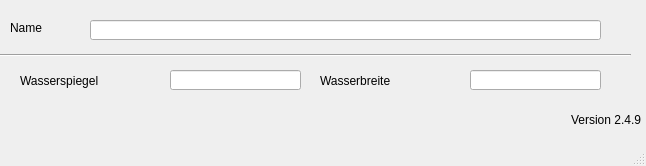
<?xml version="1.0" encoding="UTF-8"?>
<ui version="4.0">
 <class>MainWindow</class>
 <widget class="QMainWindow" name="MainWindow">
  <property name="geometry">
   <rect>
    <x>0</x>
    <y>0</y>
    <width>646</width>
    <height>166</height>
   </rect>
  </property>
  <property name="windowTitle">
   <string>MainWindow</string>
  </property>
  <widget class="QWidget" name="centralwidget">
   <widget class="QLabel" name="label">
    <property name="geometry">
     <rect>
      <x>10</x>
      <y>20</y>
      <width>46</width>
      <height>16</height>
     </rect>
    </property>
    <property name="text">
     <string>Name</string>
    </property>
   </widget>
   <widget class="QLabel" name="label_20">
    <property name="geometry">
     <rect>
      <x>20</x>
      <y>70</y>
      <width>121</width>
      <height>21</height>
     </rect>
    </property>
    <property name="text">
     <string>Wasserspiegel</string>
    </property>
   </widget>
   <widget class="Line" name="line">
    <property name="geometry">
     <rect>
      <x>0</x>
      <y>40</y>
      <width>631</width>
      <height>31</height>
     </rect>
    </property>
    <property name="orientation">
     <enum>Qt::Horizontal</enum>
    </property>
   </widget>
   <widget class="QLineEdit" name="profilnam">
    <property name="geometry">
     <rect>
      <x>90</x>
      <y>20</y>
      <width>511</width>
      <height>20</height>
     </rect>
    </property>
   </widget>
   <widget class="QLineEdit" name="wspiegel">
    <property name="geometry">
     <rect>
      <x>170</x>
      <y>70</y>
      <width>131</width>
      <height>20</height>
     </rect>
    </property>
   </widget>
   <widget class="QLabel" name="label_21">
    <property name="geometry">
     <rect>
      <x>320</x>
      <y>70</y>
      <width>121</width>
      <height>21</height>
     </rect>
    </property>
    <property name="text">
     <string>Wasserbreite</string>
    </property>
   </widget>
   <widget class="QLineEdit" name="wbreite">
    <property name="geometry">
     <rect>
      <x>470</x>
      <y>70</y>
      <width>131</width>
      <height>20</height>
     </rect>
    </property>
   </widget>
   <widget class="QLabel" name="lb_version">
    <property name="geometry">
     <rect>
      <x>570</x>
      <y>110</y>
      <width>71</width>
      <height>20</height>
     </rect>
    </property>
    <property name="toolTip">
     <string>Version QKan Import</string>
    </property>
    <property name="text">
     <string>Version 2.4.9</string>
    </property>
    <property name="alignment">
     <set>Qt::AlignRight|Qt::AlignTrailing|Qt::AlignVCenter</set>
    </property>
   </widget>
  </widget>
  <widget class="QMenuBar" name="menubar">
   <property name="geometry">
    <rect>
     <x>0</x>
     <y>0</y>
     <width>646</width>
     <height>21</height>
    </rect>
   </property>
  </widget>
  <widget class="QStatusBar" name="statusbar"/>
 </widget>
 <resources/>
 <connections/>
</ui>
